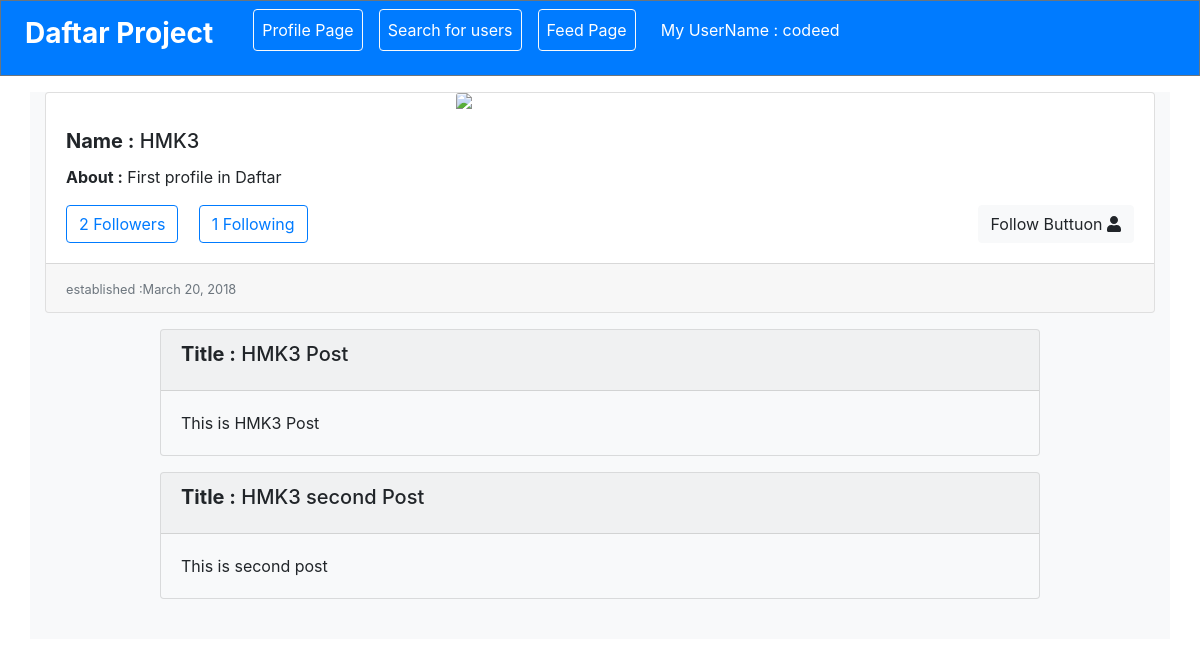
Page /user_profile/5/ (signed in) on the committed database.
### Daftar/models.py (models this page shows)
class Profile(models.Model):
	owner = models.OneToOneField(User, on_delete=models.CASCADE)
	established = models.DateField(auto_now_add=True)
	bio = models.CharField(max_length=350)

class Post(models.Model):
	user = models.ForeignKey(User, on_delete=models.CASCADE)
	profile = models.ForeignKey(Profile, on_delete=models.CASCADE)
	title = models.CharField(max_length=150)
	context = models.TextField()
	established = models.DateField(auto_now_add=True)

### Daftar/views.py (the view)
# urls.py: path('user_profile/<int:Profile_id>/', views.user_profile, name='user_profile'),
def user_profile(request, Profile_id):
	user_profile = Profile.objects.get(id=Profile_id)
	posts = post_list(request, user_profile.id)
	follow_list = followed_list(request, Profile_id)
	my_profile = Profile.objects.get(owner=request.user)
	context = {
		"user_profile": user_profile,
		"posts": posts,
		"follow_list": follow_list,
		"my_profile": my_profile,
	}
	return render(request, "user_profile.html", context)

### Daftar/views.py (called while the page is built)
def post_list(request,Profile_id):
	profile_obj = Profile.objects.get(id=Profile_id)
	post_obj2 =  profile_obj.post_set.all()
	return post_obj2

def followed_list(request, Profile_id):
	follow_list = []
	profile = Profile.objects.get(id=Profile_id)
	followed = profile.follow_set.all()
	for follow in followed:
		follow_list.append(follow.user)
	return follow_list

### Daftar/templates/user_profile.html (shortened to what this page needs)
{% extends "base.html" %}
{% block content %}
		<nav class="navbar navbar-expand-lg navbar-light bg-primary text-white border border-secondary">
		        <div class="collapse navbar-collapse" id="navbarTogglerDemo03">
		          <ul class="navbar-nav mr-auto mt-2 mt-lg-0">
		            <li class="nav-item active">
		              <a class="nav-link text-white mr-3" href="{% url 'profile_page' %}"> <h3><strong>Daftar Project</strong></h3> <span class="sr-only">(current)</span></a>
		            </li>
		            {% if user.is_authenticated %}
		            <li class="nav-item">
		              <a class="nav-link text-white btn btn-outline-light ml-3" href="{% url 'profile_page' %}">Profile Page</a>
		            </li>
		            <li class="nav-item">
		              <a class="nav-link text-white btn btn-outline-light ml-3" href="{% url 'search_user' %}">Search for users</a>
		            </li>
		            <li class="nav-item">
		              <a class="nav-link text-white btn btn-outline-light ml-3" href="{% url 'feed_page' Profile_id=my_profile.id %}">Feed Page</a>
		            </li>
		            <li class="nav-item">
		            	<a class="nav-link text-white btn btn-primary ml-3">My UserName : {{user.username}}</a>
		            </li>
		            {% endif %}
		          </ul>
		        </div>
      </nav>
<div class="container bg-light">
	<div class="row mt-3">
		<div class="col-md-12 col-xl-12">
			<div class="card-deck">
			  <div class="card">
			    <img class="card-img-top mx-auto" src="https://logopond.com/logos/ccaf061e5bf250bc648aebb7d084f8bd.png" style="max-width: 18rem; alt="Card image cap">
			    <div class="card-body">
			      <h5 class="card-title"> <strong> Name :</strong> {{user_profile.owner}}</h5>
			      <p class="card-text"> <strong> About :</strong> {{user_profile.bio}}</p>
			      	<dev class="btn btn-outline-light border border-primary mr-3"> <a href="{% url 'followers_page' Profile_id=user_profile.id %}"> <span id="follow-count-{{user_profile.id}}">{{user_profile.follow_set.count}} </span><span> Followers</span> </a> </dev>
					<dev class="btn btn-outline-light border border-primary mr-3"><a href="{% url 'following_page' Profile_id=user_profile.id %}"><span id="following-count-{{user_profile.id}}">{{user_profile.owner.follow_set.count}}</span> <span> Following</span> </a> </dev>
				<button class="btn btn-light" style="float: right;" onclick="Follow({{user_profile.id}})">
			    	 <span> Follow Buttuon</span>
					<i id="follow-color-{{user_profile.id}}" class="fas fa-user {% if user_profile in follow_list %} text-primary {% endif %}"></i>
				</button><br>
			    </div>
			    <div class="card-footer">
			      <small class="text-muted">established :{{user_profile.established}}</small>
			    </div>
			  </div>
			</div>
		</div>
	</div>
	<div class="row mt-3 mx-auto">
		<div class="col-md-12 col-xl-12">
			{% for post in posts %}
			<div class="card bg-light mb-3 mx-auto" style="max-width: 55rem;">
			  <div class="card-header"><h5 class="card-title"> <strong>Title :</strong> {{post.title}}</h5></div>
			  <div class="card-body">
			    <p class="card-text">{{post.context}}</p>
			  </div>
			</div>
			{% endfor %}
		</div>
	</div>
		<br>
</div>
{% endblock content %}

### rows in the picture
Profile: owner "HMK3", bio "First profile in Daftar", follow_set.count "2", owner.follow_set.count "1", established "March 20, 2018"
Post: title "HMK3 Post", context "This is HMK3 Post"
Post: title "HMK3 second Post", context "This is second post"

### other values in the picture
{{ user.username }} "codeed"
